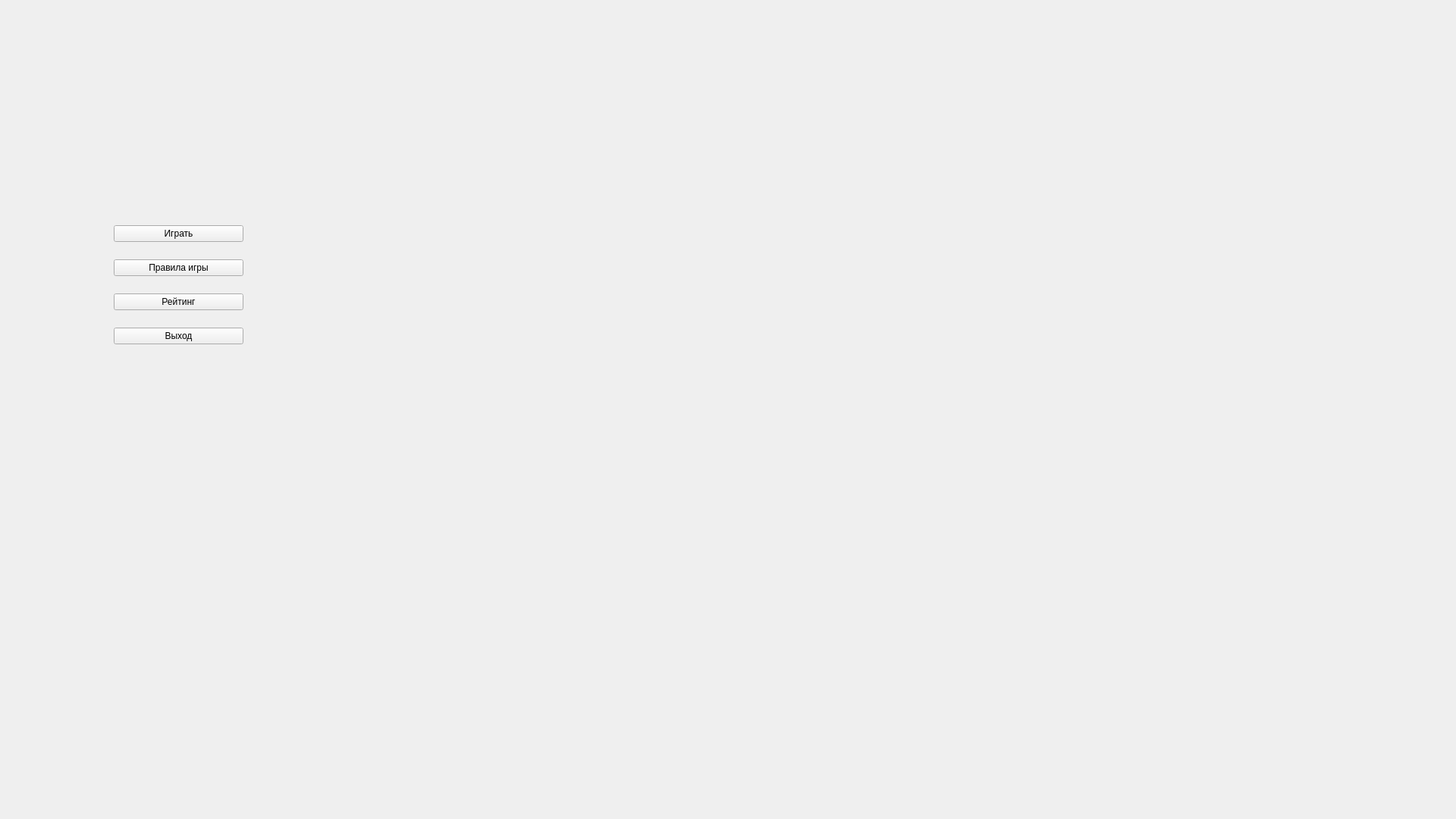
<?xml version="1.0" encoding="UTF-8"?>
<ui version="4.0">
 <class>Menu</class>
 <widget class="QWidget" name="Menu">
  <property name="geometry">
   <rect>
    <x>0</x>
    <y>0</y>
    <width>1920</width>
    <height>1080</height>
   </rect>
  </property>
  <property name="windowTitle">
   <string>Form</string>
  </property>
  <widget class="QWidget" name="layoutWidget">
   <property name="geometry">
    <rect>
     <x>150</x>
     <y>280</y>
     <width>171</width>
     <height>191</height>
    </rect>
   </property>
   <layout class="QGridLayout" name="gridLayout">
    <item row="3" column="0">
     <widget class="QPushButton" name="pushButton_6">
      <property name="enabled">
       <bool>true</bool>
      </property>
      <property name="cursor">
       <cursorShape>PointingHandCursor</cursorShape>
      </property>
      <property name="autoFillBackground">
       <bool>false</bool>
      </property>
      <property name="text">
       <string>Выход</string>
      </property>
      <property name="autoDefault">
       <bool>false</bool>
      </property>
     </widget>
    </item>
    <item row="0" column="0">
     <widget class="QPushButton" name="pushButton_2">
      <property name="enabled">
       <bool>true</bool>
      </property>
      <property name="cursor">
       <cursorShape>PointingHandCursor</cursorShape>
      </property>
      <property name="autoFillBackground">
       <bool>false</bool>
      </property>
      <property name="text">
       <string>Играть</string>
      </property>
      <property name="autoDefault">
       <bool>false</bool>
      </property>
     </widget>
    </item>
    <item row="2" column="0">
     <widget class="QPushButton" name="pushButton_5">
      <property name="enabled">
       <bool>true</bool>
      </property>
      <property name="cursor">
       <cursorShape>PointingHandCursor</cursorShape>
      </property>
      <property name="autoFillBackground">
       <bool>false</bool>
      </property>
      <property name="text">
       <string>Рейтинг</string>
      </property>
      <property name="autoDefault">
       <bool>false</bool>
      </property>
     </widget>
    </item>
    <item row="1" column="0">
     <widget class="QPushButton" name="pushButton_4">
      <property name="enabled">
       <bool>true</bool>
      </property>
      <property name="cursor">
       <cursorShape>PointingHandCursor</cursorShape>
      </property>
      <property name="autoFillBackground">
       <bool>false</bool>
      </property>
      <property name="text">
       <string>Правила игры</string>
      </property>
      <property name="autoDefault">
       <bool>false</bool>
      </property>
     </widget>
    </item>
   </layout>
  </widget>
 </widget>
 <resources/>
 <connections/>
</ui>
